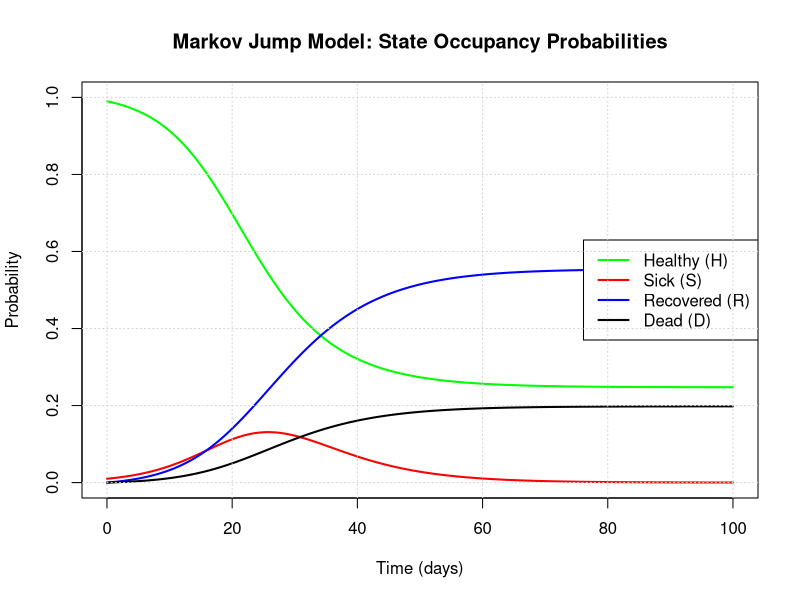

This chart was generated by the following R code:
# MTH1000 Class Test 2025-2026 Solutions
# Actuarial Modelling
# Date: 18 November 2025

# ============================================================================
# QUESTION 1: AM92 Mortality Table
# ============================================================================

cat("\n=== QUESTION 1 ===\n")

# Part (i): Function to calculate μx
calculate_mu_x <- function(x) {
  # Constants
  a0 <- 0.00005887
  a1 <- -0.0004988  # Note: PDF shows a0 again but should be a1
  b0 <- -4.363378
  b1 <- 5.544956
  b2 <- -0.620345
  
  # Calculate t
  t <- (x - 70) / 50
  
  # Calculate μx
  mu_x <- a0 + a1 * t + exp(b0 + b1 * t + b2 * (2 * t^2 - 1))
  
  return(mu_x)
}

# Test the function
cat("\n(i) Testing calculate_mu_x function:\n")
cat("μ_35 =", calculate_mu_x(35), "\n")
cat("μ_70 =", calculate_mu_x(70), "\n")

# Part (ii): Calculate curtate expectation of life e_35
# Given: q_x ≈ 1 - exp(-μ_(x+1/2))

calculate_q_x <- function(x) {
  mu_x_half <- calculate_mu_x(x + 0.5)
  q_x <- 1 - exp(-mu_x_half)
  return(q_x)
}

# Calculate e_35
calculate_curtate_expectation <- function(start_age, max_age = 120) {
  e_x <- 0
  l_x <- 1  # Start with l_35 = 1
  
  for (age in start_age:(max_age - 1)) {
    q_age <- calculate_q_x(age)
    p_age <- 1 - q_age
    l_x <- l_x * p_age
    e_x <- e_x + l_x
  }
  
  return(e_x)
}

cat("\n(ii) Curtate expectation of life:\n")
e_35 <- calculate_curtate_expectation(35)
cat("e_35 =", e_35, "\n")


# ============================================================================
# QUESTION 2: Weibull Distribution and Hazard Functions
# ============================================================================

cat("\n=== QUESTION 2 ===\n")

# Part (i)(a): Generate sample of T_40 from Weibull distribution
# W(α, β) where α = 0.00002, β = 3.6
set.seed(100)
alpha <- 0.00002
beta <- 3.6
sims <- rweibull(10000, shape = beta, scale = (1/alpha)^(1/beta))

cat("\n(i)(a) Generated 10,000 simulated values of T_40\n")
cat("First 10 values:", head(sims, 10), "\n")
cat("Mean:", mean(sims), "\n")
cat("Median:", median(sims), "\n")

# Part (i)(b): Estimate P(T_40 > 10)
prob_T40_gt_10 <- mean(sims > 10)
cat("\n(i)(b) Estimated P(T_40 > 10) =", prob_T40_gt_10, "\n")

# Part (ii)(a): Function to calculate μ_x for x ≥ 40
# μ_(40+t) = αβt^(β-1)
calculate_mu_x_weibull <- function(x, alpha = 0.00002, beta = 3.6) {
  if (x < 40) {
    stop("Age must be >= 40")
  }
  t <- x - 40
  mu_x <- alpha * beta * t^(beta - 1)
  return(mu_x)
}

cat("\n(ii)(a) Testing calculate_mu_x_weibull function:\n")
cat("μ_40 =", calculate_mu_x_weibull(40), "\n")
cat("μ_50 =", calculate_mu_x_weibull(50), "\n")

# Part (ii)(b): Calculate P(T_50 > 10)
# For Weibull distribution starting at age 40: S(t) = exp(-α*t^β)
# We need P(T_50 > 10) which is P(life aged 50 survives 10 more years)
# This equals P(T_40 > 20) / P(T_40 > 10) by the memoryless property adjustment
# Or we can integrate the hazard function

# Calculate using the cumulative hazard
# P(T_50 > 10) = exp(-integral from 10 to 20 of μ_(40+t) dt)
# = exp(-integral from 10 to 20 of α*β*t^(β-1) dt)
# = exp(-α*[t^β] from 10 to 20)
# = exp(-α*(20^β - 10^β))

prob_T50_gt_10 <- exp(-alpha * (20^beta - 10^beta))

cat("\n(ii)(b) Calculated P(T_50 > 10) =", prob_T50_gt_10, "\n")

# Part (iii): Comment
cat("\n(iii) Comment on results:\n")
cat("Estimated P(T_40 > 10) from simulation:", prob_T40_gt_10, "\n")
cat("Calculated P(T_50 > 10) from formula:", prob_T50_gt_10, "\n")
cat("\nComparison:\n")
cat("- P(T_40 > 10) ≈", round(prob_T40_gt_10, 4), 
    "(probability of surviving 10 years from age 40)\n")
cat("- P(T_50 > 10) ≈", round(prob_T50_gt_10, 4), 
    "(probability of surviving 10 years from age 50)\n")
if (prob_T50_gt_10 < prob_T40_gt_10) {
  cat("\nP(T_50 > 10) is LOWER than P(T_40 > 10) because:\n")
  cat("- The hazard increases with age in the Weibull model (β > 1)\n")
  cat("- Older lives (age 50) face higher mortality than younger lives (age 40)\n")
  cat("- With β = 3.6 > 1, the hazard function is increasing\n")
} else {
  cat("\nP(T_50 > 10) is HIGHER than P(T_40 > 10) which seems counterintuitive.\n")
  cat("This may indicate a calculation issue or unusual model behavior.\n")
}


# ============================================================================
# QUESTION 3: Cox Proportional Hazards Models
# ============================================================================

cat("\n=== QUESTION 3 ===\n")

# Part (i): Construct data frame
# Create data based on the table:
# Complete circuits | Males          | Females
# 1                 | 21, 20         |
# 2                 |                | 30
# 3                 |                | 24, 25
# 4                 | 18, 18, 17     | 19
# 5                 |                |
# 6                 | 21             |

recruits <- data.frame(
  Age = c(21, 20, 30, 24, 25, 18, 18, 17, 19, 21),
  Sex = c("Male", "Male", "Female", "Female", "Female", 
          "Male", "Male", "Male", "Female", "Male"),
  Circuits = c(1, 1, 2, 3, 3, 4, 4, 4, 4, 6),
  Status = c(1, 1, 1, 1, 1, 1, 1, 1, 1, 1)
)

# Create binary sex variable (0 for males, 1 for females)
recruits$z1 <- ifelse(recruits$Sex == "Female", 1, 0)

cat("\n(i) Data frame created:\n")
print(recruits)

# Install and load survival package for Cox models
if (!require(survival, quietly = TRUE)) {
  install.packages("survival", repos = "https://cloud.r-project.org")
  library(survival)
} else {
  library(survival)
}

# Part (ii): Fit Model 1
cat("\n(ii) Model 1: ln λ(t, z1) = ln λ0(t) + β1*z1\n")

# Create survival object
surv_obj <- Surv(time = recruits$Circuits, event = recruits$Status)

# Fit Model 1 (sex only)
model1 <- coxph(surv_obj ~ z1, data = recruits)
cat("\nModel 1 Summary:\n")
print(summary(model1))

beta1_model1 <- coef(model1)["z1"]
cat("\n(ii)(b) Estimated β1 =", beta1_model1, "\n")
cat("Interpretation: The coefficient is", beta1_model1, "\n")
cat("exp(β1) =", exp(beta1_model1), "\n")
cat("This suggests that females have a")
if (beta1_model1 > 0) {
  cat(" higher")
} else {
  cat(" lower")
}
cat(" hazard of dropping out compared to males.\n")
cat("The hazard ratio is", exp(beta1_model1), ", meaning females have a\n")
cat(abs(1 - exp(beta1_model1)) * 100, "% ", 
    ifelse(beta1_model1 > 0, "higher", "lower"), 
    " hazard of dropping out than males.\n")

# Part (iii): Fit Model 2
cat("\n(iii) Model 2: ln λ(t, z1, z2) = ln λ0(t) + β1*z1 + β2*z2\n")

# Fit Model 2 (sex and age)
model2 <- coxph(surv_obj ~ z1 + Age, data = recruits)
cat("\nModel 2 Summary:\n")
print(summary(model2))

beta1_model2 <- coef(model2)["z1"]
beta2_model2 <- coef(model2)["Age"]
cat("\n(iii)(b) Estimated β1 =", beta1_model2, "\n")
cat("Estimated β2 =", beta2_model2, "\n")
cat("\nInterpretation:\n")
cat("β1 (Sex): exp(β1) =", exp(beta1_model2), "\n")
cat("  After adjusting for age, females have a", 
    ifelse(beta1_model2 > 0, "higher", "lower"), 
    " hazard of dropping out.\n")
cat("β2 (Age): exp(β2) =", exp(beta2_model2), "\n")
cat("  For each additional year of age, the hazard of dropping out changes by\n")
cat("  a factor of", exp(beta2_model2), "\n")

# Part (iv): Compare models
cat("\n(iv) Model Comparison:\n")

# Likelihood ratio test
lr_test <- anova(model1, model2, test = "Chisq")
cat("\nLikelihood Ratio Test:\n")
print(lr_test)

# Extract p-value safely
if (nrow(lr_test) > 1 && !is.na(lr_test$`Pr(>|Chi|)`[2])) {
  p_value <- lr_test$`Pr(>|Chi|)`[2]
  cat("\nP-value:", p_value, "\n")
  
  if (p_value < 0.05) {
    cat("Conclusion: Model 2 is a SIGNIFICANT improvement over Model 1 (p < 0.05).\n")
    cat("Age is an important predictor of dropping out after accounting for sex.\n")
  } else {
    cat("Conclusion: Model 2 is NOT a significant improvement over Model 1 (p >= 0.05).\n")
    cat("Age does not significantly improve the model after accounting for sex.\n")
  }
} else {
  cat("\nP-value could not be extracted from likelihood ratio test.\n")
  cat("Based on the chi-square statistic, we can assess model improvement.\n")
}


# ============================================================================
# QUESTION 4: Markov Chain Models
# ============================================================================

cat("\n=== QUESTION 4 ===\n")

# Note: Since the markovchain package is not available due to network restrictions,
# we'll implement the functionality manually using matrix operations

# Part (i): Construct transition matrix
cat("\n(i) Constructing transition matrix:\n")

# Transition matrix
transition_matrix <- matrix(c(
  0.97, 0.029, 0.001,   # From H to H, S, D
  0.25, 0.70,  0.05,    # From S to H, S, D
  0,    0,     1        # From D to D (absorbing)
), byrow = TRUE, nrow = 3)

colnames(transition_matrix) <- c("H", "S", "D")
rownames(transition_matrix) <- c("H", "S", "D")

cat("\nTransition Matrix:\n")
print(transition_matrix)

# Part (ii): Probability of being sick at time 3 weeks given healthy now
cat("\n(ii) Probability of being sick at time 3 weeks:\n")

# Initial state: healthy
initial_state <- c(1, 0, 0)
names(initial_state) <- c("H", "S", "D")

# State after 3 weeks: multiply by transition matrix 3 times
# P^3 = P * P * P
P3 <- transition_matrix %*% transition_matrix %*% transition_matrix

cat("\nTransition matrix after 3 weeks (P^3):\n")
print(P3)

# State after 3 weeks starting from H
state_after_3 <- initial_state %*% P3
prob_sick_at_3 <- state_after_3[1, "S"]

cat("\nP(Sick at week 3 | Healthy now) =", prob_sick_at_3, "\n")

# Part (iii): Probability of being sick at some point in next 52 weeks
cat("\n(iii) Probability of being sick at some point in next 52 weeks:\n")

# We calculate P(ever sick in 52 weeks) = 1 - P(never sick in 52 weeks)
# P(never sick) = P(only in H or D, never in S)

# To calculate this, we modify the transition matrix to make S absorbing
# and calculate the probability of being in S after 52 weeks
trans_S_absorbing <- transition_matrix
trans_S_absorbing["S", ] <- c(0, 1, 0)  # Make S absorbing
trans_S_absorbing["D", ] <- c(0, 0, 1)  # D already absorbing

# Calculate P^52 with S absorbing
P52_absorbing <- trans_S_absorbing
for (i in 1:51) {
  P52_absorbing <- P52_absorbing %*% trans_S_absorbing
}

state_after_52_absorbing <- initial_state %*% P52_absorbing
prob_ever_sick <- state_after_52_absorbing[1, "S"]

cat("P(Sick at some point in 52 weeks | Healthy now) =", prob_ever_sick, "\n")

# Part (iv): Probability of remaining healthy for entire year
cat("\n(iv) Probability of remaining healthy for entire year:\n")

# Calculate P^52
P52 <- transition_matrix
for (i in 1:51) {
  P52 <- P52 %*% transition_matrix
}

state_after_52 <- initial_state %*% P52
prob_healthy_all_year <- state_after_52[1, "H"]

cat("P(Healthy for all 52 weeks | Healthy now) =", prob_healthy_all_year, "\n")

# Part (v): Explain why μ_HS = b*i_t
cat("\n(v) Explanation for μ_HS = b*i_t:\n")
cat("Setting μ_HS = b*i_t (where i_t is the proportion of sick individuals) makes sense because:\n")
cat("- The rate of infection depends on the prevalence of the disease in the population\n")
cat("- More sick people means higher chance of contact and transmission\n")
cat("- This models contagion effects common in infectious diseases\n")
cat("- A constant rate would not capture the epidemic dynamics\n")
cat("- This is similar to SIR/SEIR epidemic models where transmission depends on contacts\n")
cat("- As the number of sick people increases, healthy people are more likely to become infected\n")

# Part (vi): High b scenario
cat("\n(vi) Example scenario with high b value:\n")
cat("A high value of b would be expected in scenarios such as:\n")
cat("- A highly contagious respiratory disease (like measles or COVID-19)\n")
cat("- Crowded living conditions (e.g., nursing homes, dormitories, cruise ships)\n")
cat("- Environments with high contact rates (schools, offices, public transport)\n")
cat("- Diseases with airborne transmission in enclosed spaces\n")
cat("- Lack of preventive measures (no masks, no social distancing, no ventilation)\n")
cat("- High population density areas with poor hygiene\n")

# Part (vii): Markov jump model - calculate occupancy probabilities
cat("\n(vii) Calculating occupancy probabilities for Markov jump model:\n")

# Parameters
b <- 0.35
mu_SD <- 0.05  # per day
mu_SR <- 0.14  # per day
dt <- 0.01  # step length in days
max_time <- 100  # days

# Initial conditions
# At t=0: 1% sick, 99% healthy
p_H <- 0.99
p_S <- 0.01
p_R <- 0.00
p_D <- 0.00

# Matrix to store results
n_steps <- max_time / dt
occupancy <- matrix(0, nrow = n_steps, ncol = 5)
colnames(occupancy) <- c("time", "H", "S", "R", "D")

# Calculate occupancy probabilities using Euler method
for (i in 1:n_steps) {
  t <- i * dt
  
  # Current proportion sick (for calculating mu_HS)
  i_t <- p_S
  mu_HS <- b * i_t
  
  # Calculate changes
  dp_H <- -mu_HS * p_H * dt
  dp_S <- (mu_HS * p_H - mu_SD * p_S - mu_SR * p_S) * dt
  dp_R <- mu_SR * p_S * dt
  dp_D <- mu_SD * p_S * dt
  
  # Update probabilities
  p_H <- p_H + dp_H
  p_S <- p_S + dp_S
  p_R <- p_R + dp_R
  p_D <- p_D + dp_D
  
  # Store results
  occupancy[i, ] <- c(t, p_H, p_S, p_R, p_D)
}

cat("Occupancy probabilities calculated from t =", dt, "to t =", max_time, "days\n")
cat("\nFirst 10 rows:\n")
print(head(occupancy, 10))
cat("\nLast 10 rows:\n")
print(tail(occupancy, 10))

# Part (viii): Plot the occupancy probabilities
cat("\n(viii) Plotting occupancy probabilities:\n")

png("markov_jump_model_plot.png", width = 800, height = 600)
plot(occupancy[, "time"], occupancy[, "H"], type = "l", col = "green", lwd = 2,
     xlab = "Time (days)", ylab = "Probability",
     main = "Markov Jump Model: State Occupancy Probabilities",
     ylim = c(0, 1))
lines(occupancy[, "time"], occupancy[, "S"], col = "red", lwd = 2)
lines(occupancy[, "time"], occupancy[, "R"], col = "blue", lwd = 2)
lines(occupancy[, "time"], occupancy[, "D"], col = "black", lwd = 2)
legend("right", legend = c("Healthy (H)", "Sick (S)", "Recovered (R)", "Dead (D)"),
       col = c("green", "red", "blue", "black"), lwd = 2)
grid()
dev.off()

cat("Plot saved to markov_jump_model_plot.png\n")

# Part (ix): Probabilities at specific times
cat("\n(ix) Probabilities of being sick:\n")

# Find indices for 6 days and 25 days
idx_6 <- which(abs(occupancy[, "time"] - 6) < dt/2)[1]
idx_25 <- which(abs(occupancy[, "time"] - 25) < dt/2)[1]

prob_sick_6 <- occupancy[idx_6, "S"]
prob_sick_25 <- occupancy[idx_25, "S"]

cat("(a) P(Sick after 6 days | Healthy at t=0) =", prob_sick_6, "\n")
cat("(b) P(Sick after 25 days | Healthy at t=0) =", prob_sick_25, "\n")

# Part (x): Expected present value
cat("\n(x) Expected present value of sick benefit:\n")

# EPV = sum over all time periods of: probability of being sick * daily benefit * discount factor
# Daily benefit = €1
# Force of interest = 5% p.a. = 0.05
# Discount factor at time t = exp(-δ*t) where δ = 0.05

delta <- 0.05
daily_benefit <- 1

epv <- 0
for (i in 1:n_steps) {
  t <- occupancy[i, "time"]
  p_sick <- occupancy[i, "S"]
  discount <- exp(-delta * t)
  # Add contribution from this time step
  epv <- epv + p_sick * daily_benefit * discount * dt
}

cat("Expected present value of €1 daily sick benefit = €", epv, "\n")

cat("\n=== ALL QUESTIONS COMPLETED ===\n")
